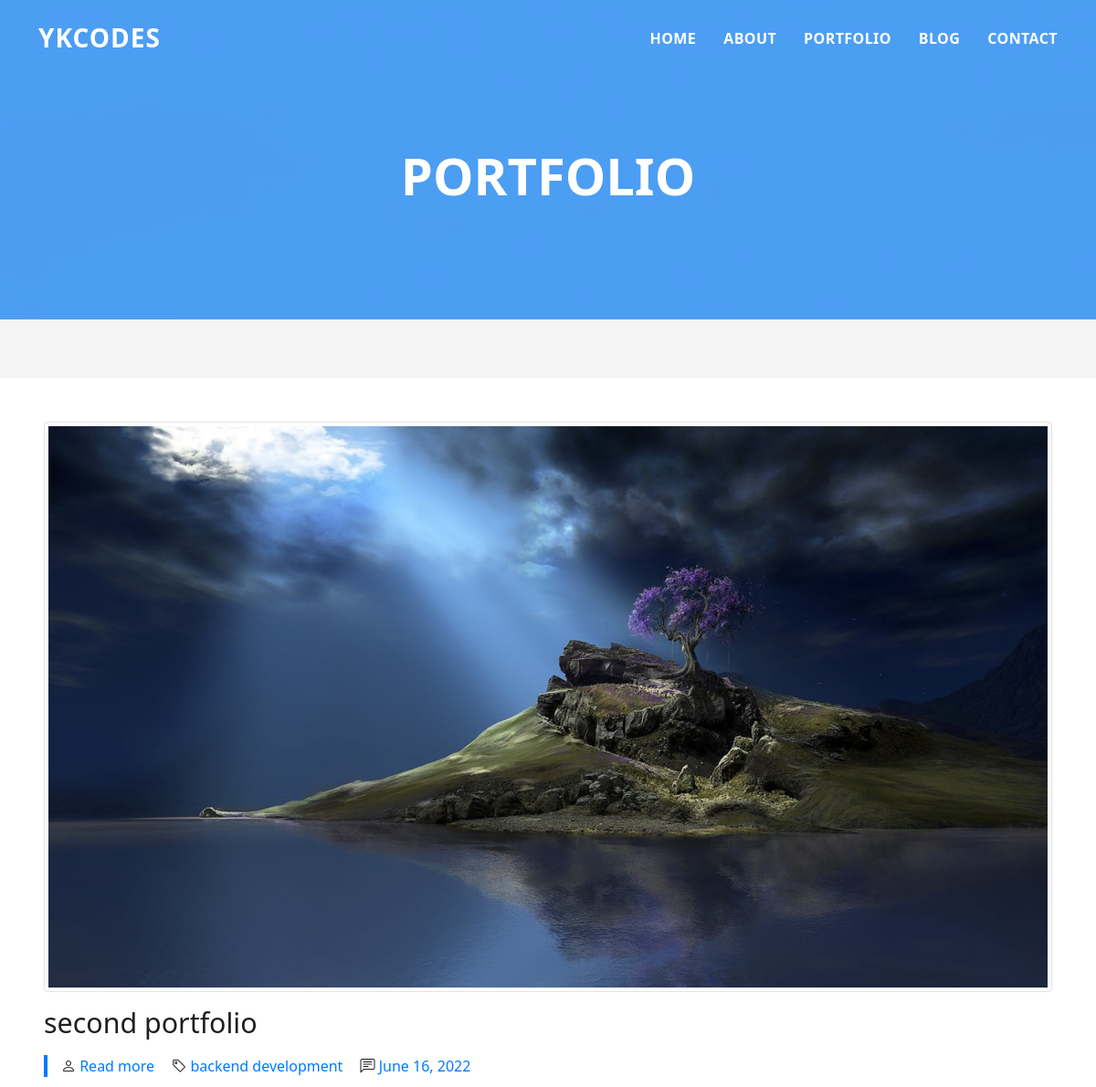
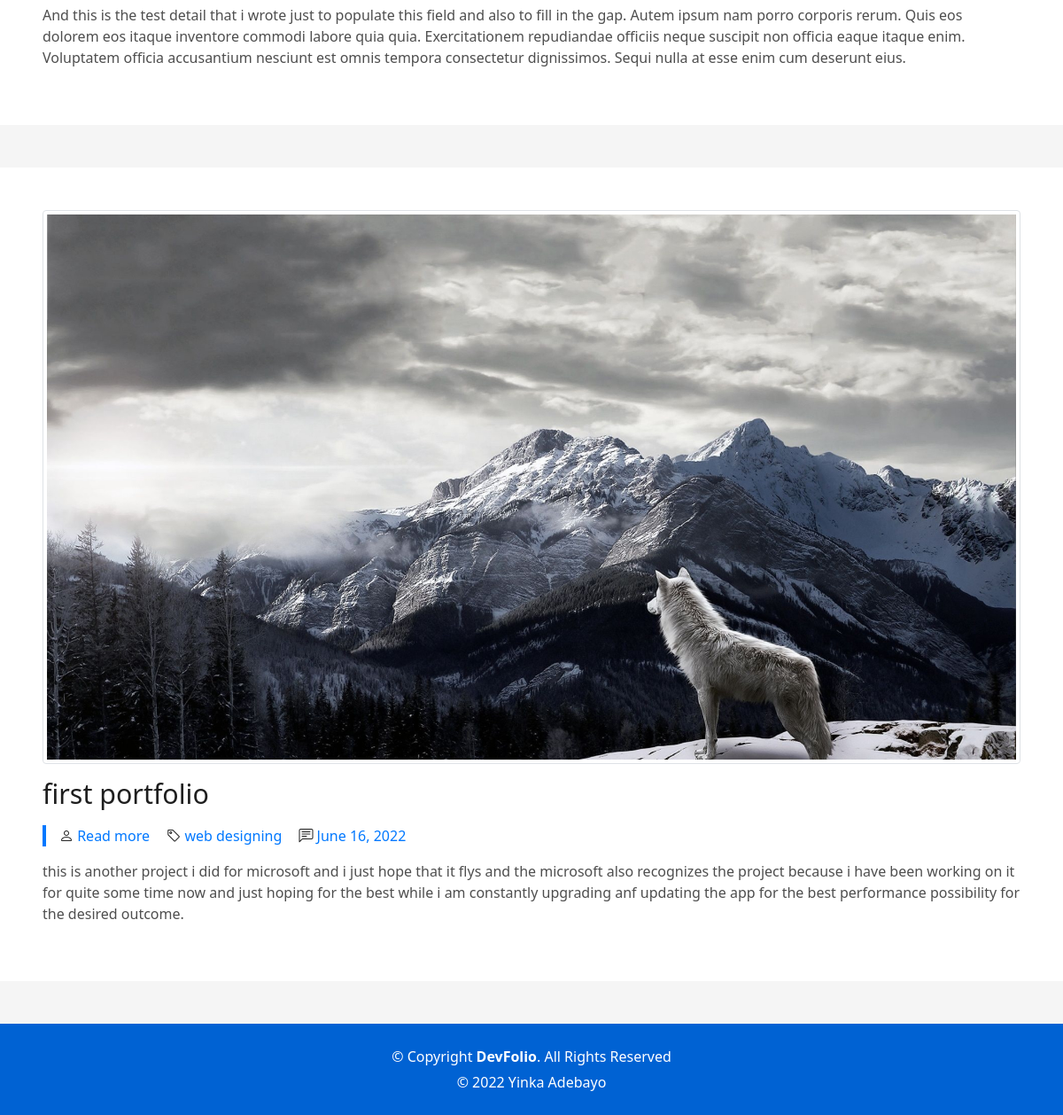
The page /portfolio/ on the database its author committed (2 pictures, top to bottom).
### portfolio/models.py (models this page shows, shortened)
class Project_info(models.Model):
    title = models.CharField(max_length=100)
    category = models.ForeignKey(Category, on_delete= models.CASCADE, related_name= 'projects')
    client = models.CharField(max_length= 50)
    project_url = models.URLField()
    project_date = models.DateField(auto_now_add= True)
    details = models.TextField()
    image1 = models.ImageField()
    image2 = models.ImageField()
    image3 = models.ImageField()
    def get_absolute_url(self):
        return reverse('portfolio:portfoliodetails', kwargs={
            'id': self.id,
            'title': self.title
        })

class Category(models.Model):
    name = models.CharField(max_length= 50)
    def __str__(self):
        return self.name

### portfolio/views.py (the view)
# urls.py: path('', views.portfolio_home, name= 'portfoliohome'),
def portfolio_home(request):
    projects = Project_info.objects.order_by('-project_date')
    return render(request, 'portfolio-home.html', {'projects': projects})

### templates/portfolio-home.html
{% extends 'base.html' %}
  {% block content %}
  <div class="hero hero-single route bg-image" style="background-image: url(assets/img/overlay-bg.jpg)">
    <div class="overlay-mf"></div>
    <div class="hero-content display-table">
      <div class="table-cell">
        <div class="container">
          <h2 class="hero-title mb-4">Portfolio</h2>
        </div>
      </div>
    </div>
  </div>
    <section class="blog-wrapper sect-pt4" id="blog">
      {%for project in projects%}
        <div class="col-md-12">
          <div class="post-box">
            <div class="post-thumb">
              <img src="{{project.image1.url}}" class="img-thumbnail" alt="">
            </div>
            <div class="post-meta">
              <h1 class="article-title"><a href="{{project.get_absolute_url}}">{{project.title}}</a></h1>
              <ul>
                <li>
                  <span class="bi bi-person"></span>
                  <a href="details/{{project.id}}">Read more</a>
                </li>
                <li>
                  <span class="bi bi-tag"></span>
                  <a href="#">{{project.category}}</a>
                </li>
                <li>
                  <span class="bi bi-chat-left-text"></span>
                  <a href="#">{{project.project_date}}</a>
                </li>
              </ul>
            </div>
            <div class="article-content">
              <p>
                {{project.details}}
              </p>
            </div>
        </div>
        {%endfor%}
    </section>
{% endblock %}

### templates/base.html (shortened to what this page needs)
{% load static %}
<!DOCTYPE html>
<html lang="en">
<head>
  <link href={% static "assets/css/prism.css" %} rel="stylesheet">
  <link href={% static "assets/vendor/bootstrap/css/bootstrap.min.css" %} rel="stylesheet">
  <link href={% static "assets/vendor/bootstrap-icons/bootstrap-icons.css" %} rel="stylesheet">
  <link href={% static "assets/vendor/glightbox/css/glightbox.min.css" %} rel="stylesheet">
  <link href={% static "assets/vendor/swiper/swiper-bundle.min.css" %} rel="stylesheet">
  <link href={% static "assets/css/style.css" %} rel="stylesheet">
</head>
 <body>
  <header id="header" class="fixed-top">
    <div class="container d-flex align-items-center justify-content-between">
      <h1 class="logo"><a href="/">YKCODES</a></h1>
      <nav id="navbar" class="navbar">
        <ul>
          <li><a class="nav-link scrollto" href="/">Home</a></li>
          <li><a class="nav-link scrollto" href="/#about">About</a></li>
          <li><a class="nav-link scrollto " href="/portfolio">Portfolio</a></li>
          <li><a class="nav-link scrollto " href="/blog">Blog</a></li>
          <li><a class="nav-link scrollto" href="/#contact">Contact</a></li>
        </ul>
      </nav>
    </div>
  </header>
  {% block content %} {% endblock %}
  <footer>
    <div class="container">
      <div class="row">
        <div class="col-sm-12">
          <div class="copyright-box">
            <p class="copyright">&copy; Copyright <strong>DevFolio</strong>. All Rights Reserved</p>
            <div class="credits">
               <a href="https://www.linkedin.com/in/olayinka-adebayo-17ab2a237">&copy 2022 Yinka Adebayo</a>
            </div>
          </div>
        </div>
      </div>
    </div>
  </footer>
 </body>
 </html>

### static/assets/css/style.css (style rules this page uses)
body { background-color: #f5f5f5; color: #4e4e4e; }
h1, h2, h3, h4, h5, h6 { color: #1e1e1e; }
a { color: #1e1e1e; text-decoration: none; transition: all 0.5s ease-in-out; }
.bg-image { background-repeat: no-repeat; background-attachment: fixed; background-size: cover; background-position: center center; }
.overlay-mf { background-color: #0078ff; }
.overlay-mf { position: absolute; top: 0; left: 0px; padding: 0; height: 100%; width: 100%; opacity: 0.7; }
.display-table { width: 100%; height: 100%; display: table; }
.table-cell { display: table-cell; vertical-align: middle; }
.sect-pt4 { padding-top: 4rem; }
.ul-resect, .widget-tags ul, .widget-sidebar .list-sidebar, .box-comments .list-comments, .blog-wrapper .post-meta ul, .list-ico, .socials ul { list-style: none; padding-left: 0; margin-bottom: 0; }
#header { transition: all 0.5s; z-index: 997; padding: 20px 0; }
#header .logo { font-size: 28px; margin: 0; padding: 0; font-weight: 600; letter-spacing: 1px; }
#header .logo a { color: #fff; }
.navbar { padding: 0; }
.navbar ul { margin: 0; padding: 0; display: flex; list-style: none; align-items: center; }
.navbar li { position: relative; }
.navbar > ul > li { white-space: nowrap; padding: 10px 0 10px 30px; }
.navbar a, .navbar a:focus { display: flex; align-items: center; justify-content: space-between; color: #fff; font-size: 16px; font-weight: 600; padding: 0; white-space: nowrap; transition: 0.3s; letter-spacing: 0.4px; position: relative; text-transform: uppercase; }
.navbar > ul > li > a:before { content: ""; position: absolute; width: 100%; height: 2px; bottom: -6px; left: 0; width: 0; background-color: #fff; visibility: hidden; transition: all 0.3s ease-in-out 0s; }
.hero { height: 100vh; position: relative; color: #fff; }
.hero .hero-content { text-align: center; position: absolute; }
.hero .hero-title { color: #fff; font-weight: 600; font-size: 3rem; }
@media (min-width: 768px) { .hero .hero-title { font-size: 4.5rem; } }
.hero-single { height: 350px; }
.hero-single .hero-content { margin-top: 30px; }
.hero-single .hero-title { text-transform: uppercase; font-size: 3rem; }
@media (min-width: 768px) { .hero-single .hero-title { font-size: 3.5rem; } }
.post-box, .form-comments, .box-comments, .widget-sidebar { padding: 2rem; background-color: #fff; margin-bottom: 3rem; }
@media (min-width: 768px) { .post-box, .form-comments, .box-comments, .widget-sidebar { padding: 3rem; } }
.blog-wrapper .article-title { font-size: 1.5rem; }
@media (min-width: 768px) { .blog-wrapper .article-title { font-size: 1.9rem; } }
.blog-wrapper .post-meta { margin: 1rem 0; }
.blog-wrapper .post-meta ul { border-left: 4px solid #0078ff; margin-top: 1rem; }
.blog-wrapper .post-meta ul li { display: inline-block; margin-left: 15px; }
.blog-wrapper .post-meta ul a { color: #0078ff; }
.blog-wrapper .post-meta ul span { color: #1e1e1e; }
footer { text-align: center; color: #fff; padding: 25px 0; background: #0062d3; }
footer .copyright { margin-bottom: 0.3rem; }
footer .credits { margin-bottom: 0; }
footer .credits a { color: #fff; }

### rows shown on the page
Project_info: image1 (picture), title "second portfolio", category "backend development", project_date "June 16, 2022", details "And this is the test detail that i wrote just to populate this field and also to fill in the gap. Autem ipsum nam porro corporis rerum. Quis eos dolorem eos itaque inventore commodi labore quia quia. Exercitationem repudiandae officiis neque suscipit non officia eaque itaque enim. Voluptatem officia accusantium nesciunt est omnis tempora consectetur dignissimos. Sequi nulla at esse enim cum deserunt eius."
Project_info: image1 (picture), title "first portfolio", category "web designing", project_date "June 16, 2022", details "this is another project i did for microsoft and i just hope that it flys and the microsoft also recognizes the project because i have been working on it for quite some time now and just hoping for the best while i am constantly upgrading anf updating the app for the best performance possibility for the desired outcome."
